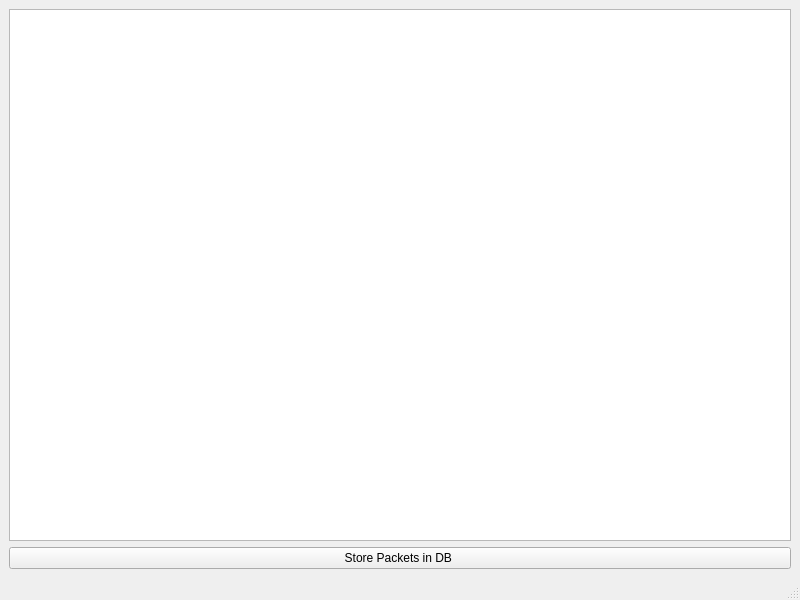
<?xml version="1.0" encoding="UTF-8"?>
<ui version="4.0">
 <class>MainWindow</class>
 <widget class="QMainWindow" name="MainWindow">
  <property name="geometry">
   <rect>
    <x>0</x>
    <y>0</y>
    <width>800</width>
    <height>600</height>
   </rect>
  </property>
  <property name="windowTitle">
   <string>MainWindow</string>
  </property>
  <widget class="QWidget" name="centralwidget">
   <layout class="QHBoxLayout" name="horizontalLayout_2">
    <item>
     <layout class="QVBoxLayout" name="verticalLayout_2">
      <item>
       <widget class="QTableView" name="tableView">
        <property name="sizePolicy">
         <sizepolicy hsizetype="Preferred" vsizetype="Preferred">
          <horstretch>0</horstretch>
          <verstretch>0</verstretch>
         </sizepolicy>
        </property>
        <property name="mouseTracking">
         <bool>true</bool>
        </property>
        <property name="layoutDirection">
         <enum>Qt::LeftToRight</enum>
        </property>
        <property name="autoFillBackground">
         <bool>true</bool>
        </property>
        <property name="sizeAdjustPolicy">
         <enum>QAbstractScrollArea::AdjustIgnored</enum>
        </property>
        <property name="alternatingRowColors">
         <bool>true</bool>
        </property>
        <attribute name="horizontalHeaderCascadingSectionResizes">
         <bool>true</bool>
        </attribute>
        <attribute name="horizontalHeaderMinimumSectionSize">
         <number>50</number>
        </attribute>
        <attribute name="horizontalHeaderDefaultSectionSize">
         <number>100</number>
        </attribute>
        <attribute name="horizontalHeaderShowSortIndicator" stdset="0">
         <bool>false</bool>
        </attribute>
        <attribute name="horizontalHeaderStretchLastSection">
         <bool>true</bool>
        </attribute>
        <attribute name="verticalHeaderVisible">
         <bool>false</bool>
        </attribute>
       </widget>
      </item>
      <item>
       <widget class="QPushButton" name="pushButton_2">
        <property name="text">
         <string>Store Packets in DB </string>
        </property>
       </widget>
      </item>
     </layout>
    </item>
   </layout>
  </widget>
  <widget class="QMenuBar" name="menubar">
   <property name="geometry">
    <rect>
     <x>0</x>
     <y>0</y>
     <width>800</width>
     <height>28</height>
    </rect>
   </property>
  </widget>
  <widget class="QStatusBar" name="statusbar"/>
 </widget>
 <resources/>
 <connections/>
</ui>
